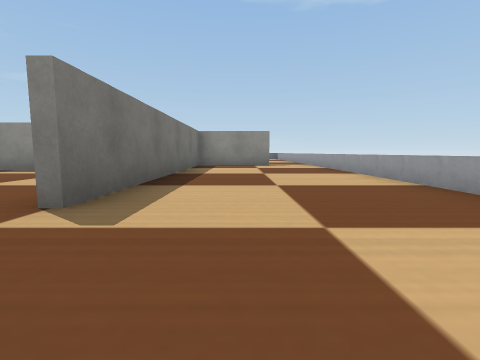
[1] (above)

16 first-person views from a walk through a Webots world. The camera is 0.11 m above the floor, tilts 6° down and sees 85° across. The floor is counted in squares, 0.25 m on a side. Each view is taken from the middle of a square. On the plan, view 1 faces up. The plan holds only what a view shows up to about 9 squares ahead; the rest is blank. The robots in the file are not drawn. Simple shapes and patterns stand in for the simulator's stock objects.

[2]
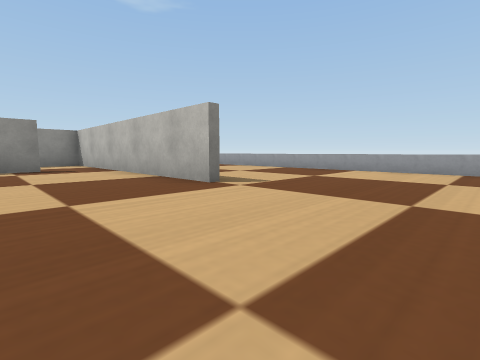

[3]
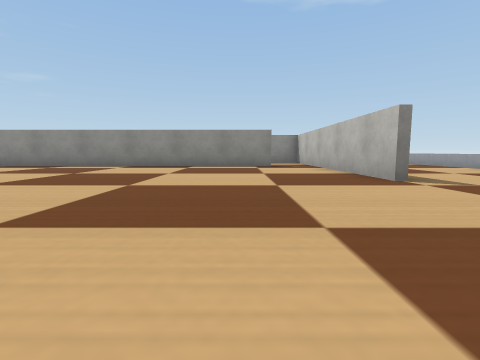

[4]
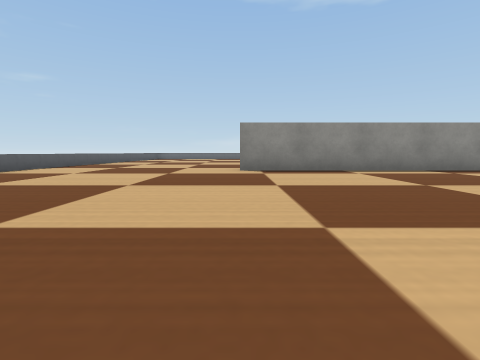

[5]
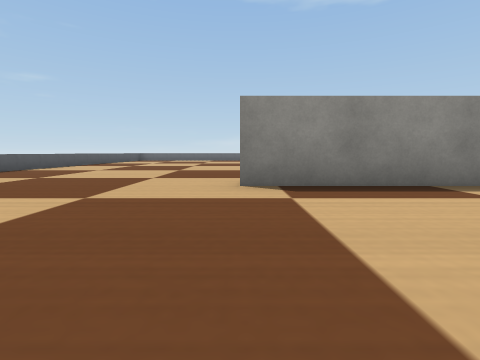

[6]
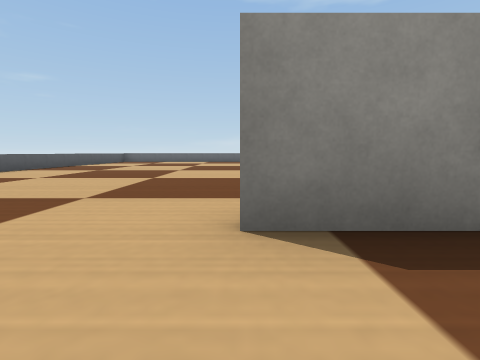

[7]
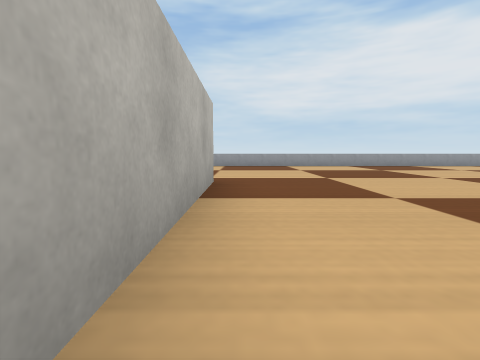

[8]
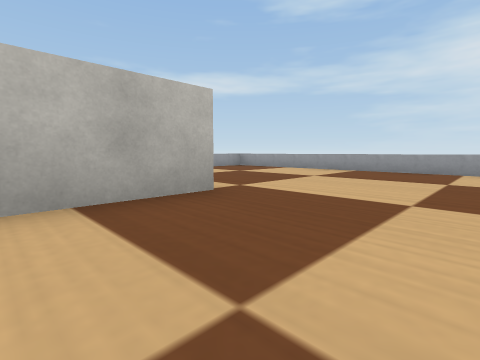

[9]
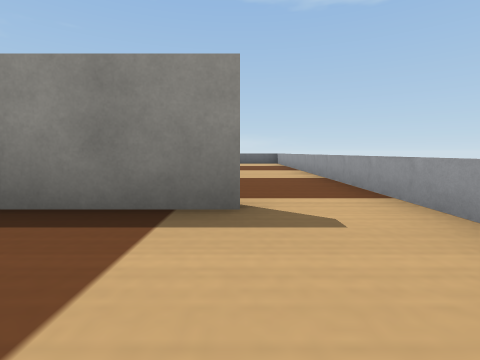

[10]
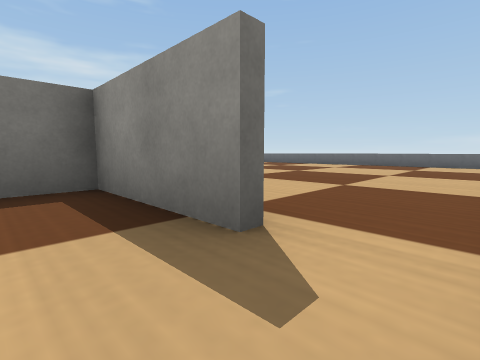

[11]
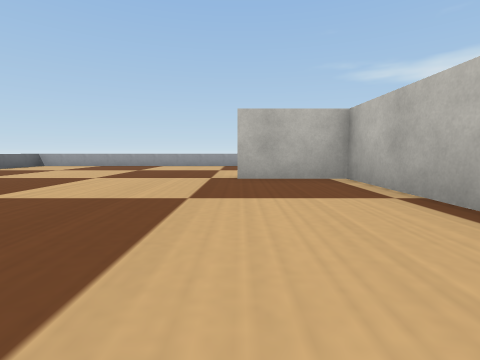

[12]
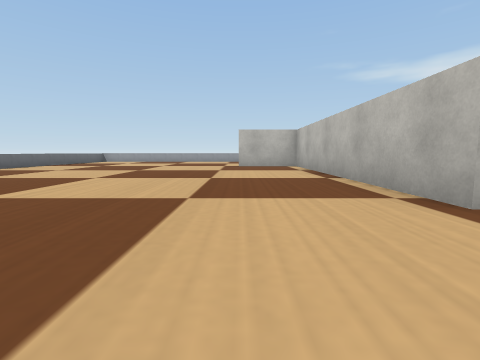

[13]
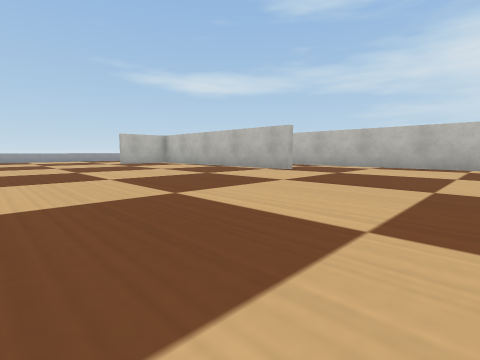

[14]
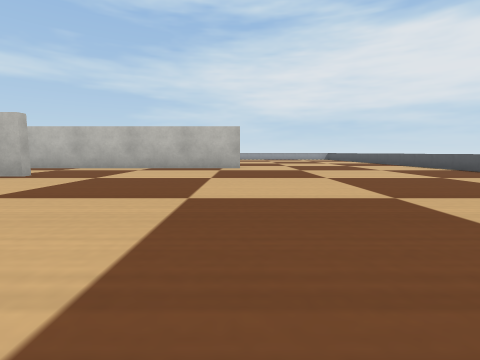

[15]
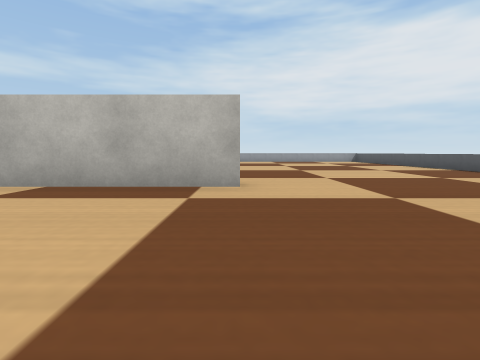

[16]
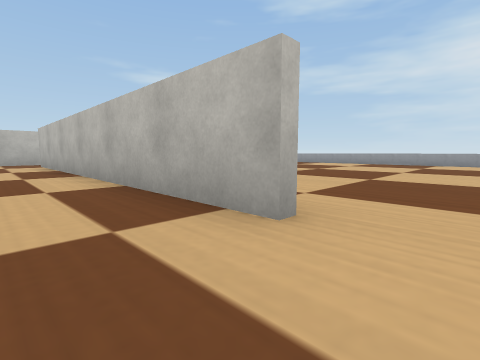

### Floor plan
Points are (right, up) in squares from view 1. A wall is a line through its corners. A room is listed if a view was taken in it or the views show most of it. See-through windows are left out.
Room 1 (views 1, 9, 10)
walls: (1.1, 9) (-1, 9); (-1.4, 9.2) (-1.4, 2)
low walls: (2.5, -2.4) (2.5, 9.5); (-1.5, -2.5) (2.2, -2.5)
ways out: opening at (-1, 0) to room 2; opening at (2, 9) to room 2
Room 2 (views 2, 3, 4, 5, 6, 7, 8, 11, 12, 13, 14, 15, 16)
walls: (-8.1, 9.2) (-1.4, 9.2); (-12.1, 6.6) (-3, 6.6); (-2.9, 6.4) (-12, 6.4); (-1.6, 9.2) (-1.6, 11.1); (-1, 9) (-2.7, 9); (-1.6, 2) (-1.6, 9)
low walls: (-17.5, 14) (-17.5, 0.9); (-12.6, -2.5) (-1.5, -2.5); (2.5, 9.5) (2.5, 17.5) (-3, 17.5)
ways out: opening at (-1, 0) to room 1; opening at (2, 9) to room 1

Positions as (right, up) in squares from view 1, and headings:
1: (0, 0), facing up
2: (-4, -1), facing up-right
3: (-4, -2), facing up
4: (-12, 0), facing up
5: (-12, 3), facing up
6: (-12, 5), facing up
7: (-2, 6), facing down
8: (-4, 4), facing down-right
9: (1, 7), facing up
10: (2, 8), facing up-left
11: (-6, 11), facing right
12: (-10, 11), facing right
13: (-12, 15), facing down-right
14: (-12, 14), facing down
15: (-12, 10), facing down
16: (-13, 8), facing down-right
